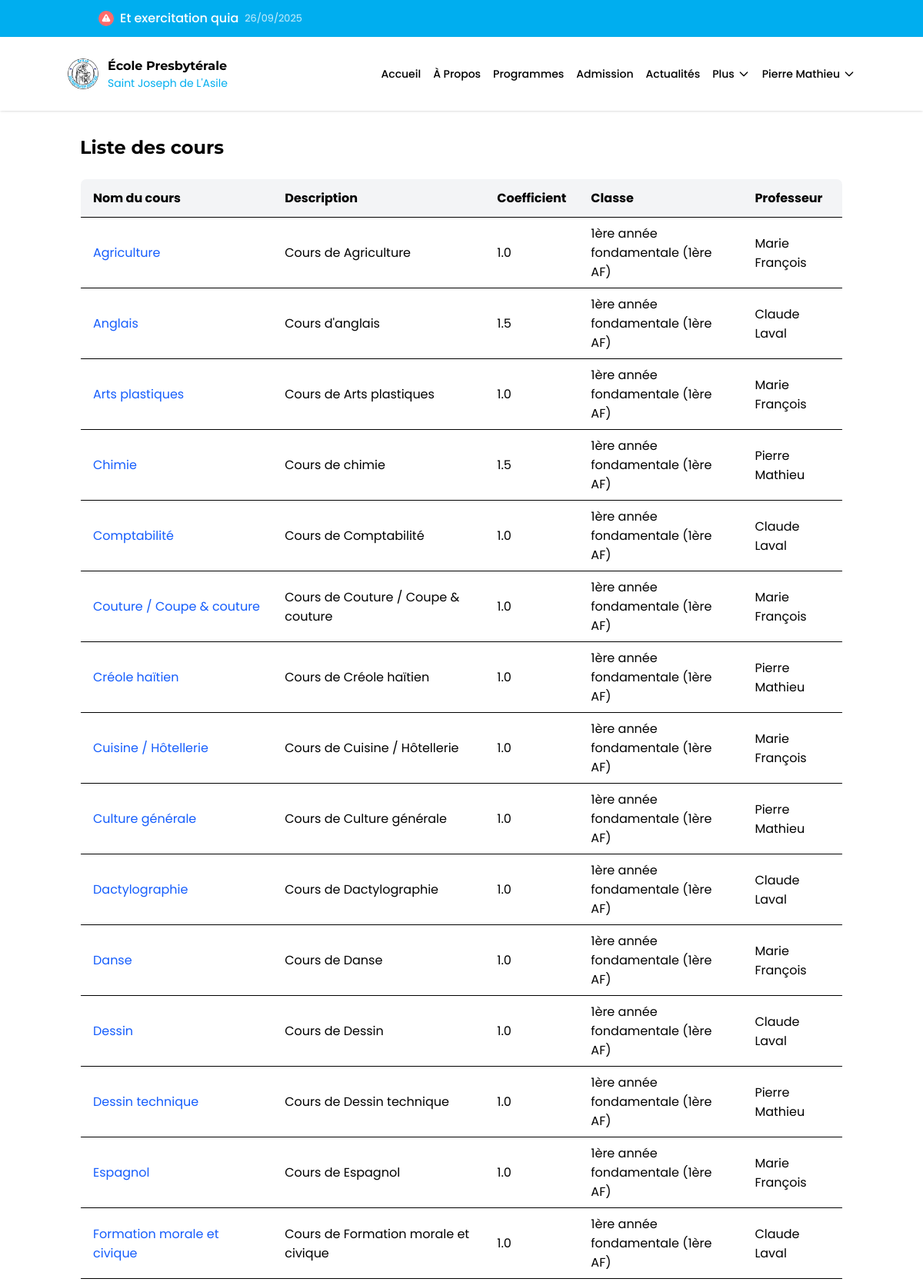
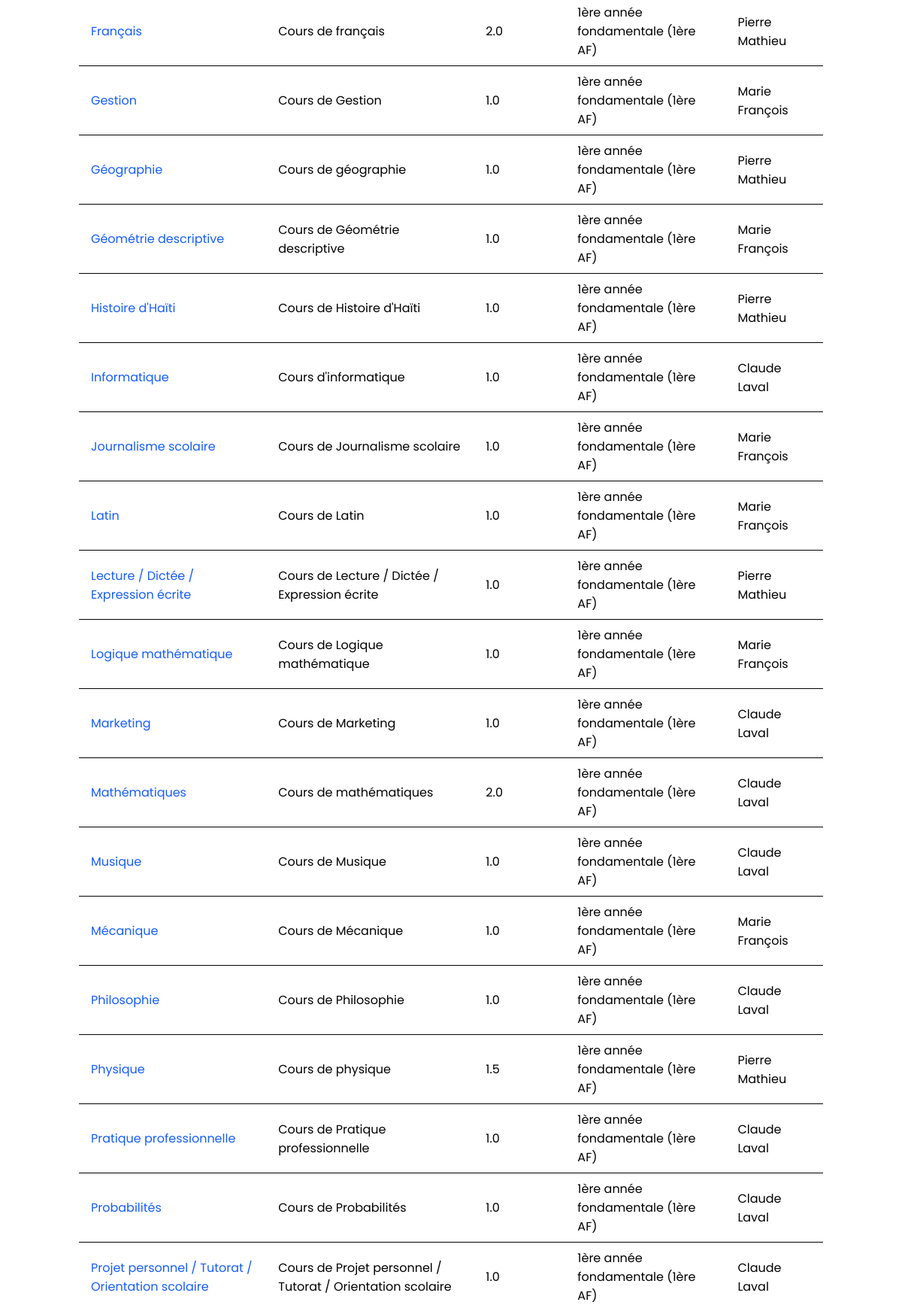
/cours/ (signed in, upper part), run on the app's committed database (2 pictures, top to bottom).
### models.py (models this page shows, shortened)
class Annonce(db.Model):
    __tablename__ = 'annonces'
    id = db.Column(db.Integer, primary_key=True)
    titre = db.Column(db.String(100), nullable=False)
    contenu = db.Column(db.Text, nullable=False)
    date_creation = db.Column(db.DateTime, default=datetime.utcnow)
    date_expiration = db.Column(db.Date)
    public = db.Column(db.Boolean, default=True)
    important = db.Column(db.Boolean, default=False)

class Enseignement(db.Model):
    __tablename__ = 'enseignements'
    id = db.Column(db.Integer, primary_key=True)
    cours_id = db.Column(db.Integer, db.ForeignKey('cours.id'), nullable=False)
    classe_id = db.Column(db.Integer, db.ForeignKey('classes.id'), nullable=False)
    professeur_id = db.Column(db.Integer, db.ForeignKey('users.id'), nullable=False)
    annee_scolaire = db.Column(db.String(9), nullable=False)
    classe = db.relationship('Classe', backref=db.backref('enseignements', lazy=True))
    professeur = db.relationship('User', backref=db.backref('enseignements', lazy=True))

class Cours(db.Model):
    __tablename__ = 'cours'
    id = db.Column(db.Integer, primary_key=True)
    code = db.Column(db.String(10), unique=True, nullable=False)
    nom = db.Column(db.String(100), nullable=False)
    description = db.Column(db.Text)
    coefficient = db.Column(db.Float, default=1.0)
    enseignements = db.relationship('Enseignement', backref='cours', lazy=True)

class Classe(db.Model):
    __tablename__ = 'classes'
    id = db.Column(db.Integer, primary_key=True)
    nom = db.Column(db.String(50), nullable=False)
    niveau = db.Column(db.String(20), nullable=False)
    annee_scolaire = db.Column(db.String(9), nullable=False)
    capacite = db.Column(db.Integer, default=30)
    salle = db.Column(db.String(20))

### modules/cours.py (the view)
@cours_blueprint.route('/')
@login_required
def liste():
    from models import User
    enseignements = (
        db.session.query(Enseignement, Cours, Classe, User)
        .join(Cours, Enseignement.cours_id == Cours.id)
        .join(Classe, Enseignement.classe_id == Classe.id)
        .join(User, Enseignement.professeur_id == User.id)
        .order_by(Classe.niveau, Classe.nom, Cours.nom)
        .all()
    )
    cours_list = []
    for ens, cours, classe, prof in enseignements:
        professeur_nom = f"{prof.prenom} {prof.nom}".strip()
        cours_list.append({
            'id': cours.id,
            'nom': cours.nom,
            'description': cours.description,
            'coefficient': cours.coefficient,
            'classe_nom': classe.nom,
            'professeur_nom': professeur_nom
        })
    return render_template('cours/liste.html', cours=cours_list)

### app.py (called while the page is built)
@login_manager.user_loader
def load_user(user_id):
    return User.query.get(int(user_id))

### templates/cours/liste.html (shortened to what this page needs)
{% extends 'base.html' %}
{% block content %}
<div class="container mx-auto px-4 py-8">
    <h1 class="text-2xl font-bold mb-6">Liste des cours</h1>
    <div class="overflow-x-auto">
        <table class="min-w-full bg-white border border-gray-200 rounded-lg overflow-hidden">
            <thead>
                <tr class="bg-gray-100">
                    <th class="py-3 px-4 border-b text-left">Nom du cours</th>
                    <th class="py-3 px-4 border-b text-left">Description</th>
                    <th class="py-3 px-4 border-b text-left">Coefficient</th>
                    <th class="py-3 px-4 border-b text-left">Classe</th>
                    <th class="py-3 px-4 border-b text-left">Professeur</th>
                </tr>
            </thead>
            <tbody>
                {% for cours in cours %}
                <tr class="border-b hover:bg-gray-50">
                    <td class="py-2 px-4">
                        <a href="{{ url_for('cours.details', cours_id=cours.id) }}" class="text-blue-600 hover:underline">
                            {{ cours.nom }}
                        </a>
                    </td>
                    <td class="py-2 px-4">{{ cours.description or '-' }}</td>
                    <td class="py-2 px-4">{{ cours.coefficient }}</td>
                    <td class="py-2 px-4">{{ cours.classe_nom }}</td>
                    <td class="py-2 px-4">{{ cours.professeur_nom or '-' }}</td>
                </tr>
                {% else %}
                <tr>
                    <td colspan="5" class="py-4 px-4 text-center text-gray-500">Aucun cours trouvé.</td>
                </tr>
                {% endfor %}
            </tbody>
        </table>
    </div>
</div>
{% endblock %}

### templates/base.html (shortened to what this page needs)
<html lang="en">
   <head>
      <script src="https://cdn.jsdelivr.net/npm/@tailwindcss/browser@4"></script>
      <link href="https://unpkg.com/aos@2.3.1/dist/aos.css" rel="stylesheet">
   </head>
   <body>
      <div id="root">
         {% if annonces and annonces|length > 0 %}
         <div class="ticker-wrap w-full">
            <div class="ticker container mx-auto">
               <div class="ticker-track" id="ticker-track">
                  {% for annonce in annonces %}
                  <div class="ticker-item">
                     <a href="{{ url_for('communication.details_annonce', annonce_id=annonce.id) }}" class="ticker-link">
                        {% if annonce.important is defined and annonce.important %}
                        <span class="ticker-icon important">
                        </span>
                        {% else %}
                        <span class="ticker-icon">
                           <svg xmlns="http://www.w3.org/2000/svg" viewBox="0 0 20 20" fill="currentColor">
                              <path fill-rule="evenodd" d="M18 3a1 1 0 00-1.447-.894L8.763 6H5a3 3 0 000 6h.28l1.771 5.316A1 1 0 008 18h1a1 1 0 001-1v-4.382l6.553 3.276A1 1 0 0018 15V3z" clip-rule="evenodd" />
                           </svg>
                        </span>
                        {% endif %}
                        <span class="ticker-title">{{ annonce.titre }}</span>
                        <span class="ticker-date">{{ annonce.date_creation.strftime('%d/%m/%Y') }}</span>
                     </a>
                  </div>
                  {% endfor %}
               </div>
            </div>
         </div>
         {% endif %}
         <header class="sticky top-0 z-50 w-full bg-white/90 backdrop-blur-md shadow-sm">
            <div class="container mx-auto">
               <div class="flex h-24 items-center justify-between">
                     <div class="flex items-center">
                        <a href="#" class="flex items-center">
                           <img src="/static/assets/logo.jpg" alt="École Presbytérale Saint Joseph de L'Asile" class="h-10 w-10 rounded-full">
                           <div class="ml-3">
                              <h1 class="text-sm font-bold text-black md:text-base">École Presbytérale</h1>
                              <p class="text-xs text-[#00AEEF] md:text-sm">Saint Joseph de L'Asile</p>
                           </div>
                        </a>
                     </div>
                     <nav class="hidden lg:flex lg:items-center lg:space-x-4">
                       <a href="{{ url_for('accueil') }}" class="text-sm font-medium text-black hover:text-[#00AEEF]">Accueil</a>
                       <a href="{{ url_for('a_propos') }}" class="text-sm font-medium text-black hover:text-[#00AEEF]">À Propos</a>
                       <a href="{{ url_for('programmes') }}" class="text-sm font-medium text-black hover:text-[#00AEEF]">Programmes</a>
                       <a href="{{ url_for('admission') }}" class="text-sm font-medium text-black hover:text-[#00AEEF]">Admission</a>
                       <a href="{{ url_for('evenements') }}" class="text-sm font-medium text-black hover:text-[#00AEEF]">Actualités</a>
                       <div class="relative group">
                           <button class="flex items-center text-sm font-medium text-black hover:text-[#00AEEF]">
                               Plus
                               <svg xmlns="http://www.w3.org/2000/svg" class="h-4 w-4 ml-1" fill="none" viewBox="0 0 24 24" stroke="currentColor">
                                   <path stroke-linecap="round" stroke-linejoin="round" stroke-width="2" d="M19 9l-7 7-7-7" />
                               </svg>
                           </button>
                       </div>
                       {% if session.get('user_id') %}
                           <div class="relative group">
                               <button class="flex items-center text-sm font-medium text-black hover:text-[#00AEEF]">
                                   {{ session.get('user_name', 'Utilisateur') }}
                                   <svg xmlns="http://www.w3.org/2000/svg" class="h-4 w-4 ml-1" fill="none" viewBox="0 0 24 24" stroke="currentColor">
                                       <path stroke-linecap="round" stroke-linejoin="round" stroke-width="2" d="M19 9l-7 7-7-7" />
                                   </svg>
                               </button>
                           </div>
                       {% else %}
                           <a href="{{ url_for('auth.login') }}" class="text-sm font-medium text-black hover:text-[#00AEEF]">Connexion</a>
                       {% endif %}
                       </nav>
                  </div>
               </div>
            </header>
            {% block content %}
            {% endblock %}
      </div>
   </body>
</html>

### templates/base.html (style rules this page uses)
body { font-family: 'Poppins', sans-serif; }
h1, h2, h3, h4, h5, h6 { font-family: 'Montserrat', sans-serif; }
.ticker-wrap { position: relative; background: #00AEEF; color: white; padding: 8px 0; overflow: hidden; margin: 0; z-index: 40; }
.ticker { position: relative; width: 100%; overflow: hidden; padding: 0 8px; }
.ticker-track { display: flex; position: relative; white-space: nowrap; }
.ticker-item { flex-shrink: 0; padding: 0 20px; }
.ticker-link { display: inline-flex; align-items: center; padding: 4px 12px; border-radius: 4px; color: white; text-decoration: none; transition: all 0.2s ease; }
.ticker-icon { display: inline-flex; align-items: center; justify-content: center; width: 20px; height: 20px; margin-right: 8px; background: rgba(255, 255, 255, 0.2); border-radius: 50%; }
.ticker-icon svg { width: 14px; height: 14px; color: white; }
.ticker-icon.important { background: #ff6b6b; }
.ticker-icon.important svg { color: white; }
.ticker-title { font-weight: 500; margin-right: 8px; }
.ticker-date { font-size: 0.8rem; opacity: 0.8; }

### data on the page
Annonce: important True (drawn), titre "Et exercitation quia", date_creation "26/09/2025"
Enseignement: nom "Agriculture", description "Cours de Agriculture", coefficient "1.0", classe_nom "1ère année fondamentale (1ère AF)", professeur_nom "Marie François"
Cours: nom "Anglais", description "Cours d'anglais", coefficient "1.5"
Classe: classe_nom "1ère année fondamentale (1ère AF)" "1ère année fondamentale (1ère AF)" "1ère année fondamentale (1ère AF)" "1ère année fondamentale (1ère AF)" "1ère année fondamentale (1ère AF)" "1ère année fondamentale (1ère AF)" "1ère année fondamentale (1ère AF)" "1ère année fondamentale (1ère AF)" "1ère année fondamentale (1ère AF)" "1ère année fondamentale (1ère AF)" "1ère année fondamentale (1ère AF)" "1ère année fondamentale (1ère AF)" "1ère année fondamentale (1ère AF)" "1ère année fondamentale (1ère AF)" "1ère année fondamentale (1ère AF)" "1ère année fondamentale (1ère AF)" "1ère année fondamentale (1ère AF)" "1ère année fondamentale (1ère AF)" "1ère année fondamentale (1ère AF)" "1ère année fondamentale (1ère AF)" "1ère année fondamentale (1ère AF)" "1ère année fondamentale (1ère AF)" "1ère année fondamentale (1ère AF)" "1ère année fondamentale (1ère AF)" "1ère année fondamentale (1ère AF)" "1ère année fondamentale (1ère AF)" "1ère année fondamentale (1ère AF)" "1ère année fondamentale (1ère AF)" "1ère année fondamentale (1ère AF)" "1ère année fondamentale (1ère AF)" "1ère année fondamentale (1ère AF)" "1ère année fondamentale (1ère AF)" "1ère année fondamentale (1ère AF)"
Cours: nom "Arts plastiques", description "Cours de Arts plastiques", coefficient "1.0"
Cours: nom "Chimie", description "Cours de chimie", coefficient "1.5"
Cours: nom "Comptabilité", description "Cours de Comptabilité", coefficient "1.0"
Cours: nom "Couture / Coupe & couture", description "Cours de Couture / Coupe & couture", coefficient "1.0"
Cours: nom "Créole haïtien", description "Cours de Créole haïtien", coefficient "1.0"
Cours: nom "Cuisine / Hôtellerie", description "Cours de Cuisine / Hôtellerie", coefficient "1.0"
Cours: nom "Culture générale", description "Cours de Culture générale", coefficient "1.0"
Cours: nom "Dactylographie", description "Cours de Dactylographie", coefficient "1.0"
Cours: nom "Danse", description "Cours de Danse", coefficient "1.0"
Cours: nom "Dessin", description "Cours de Dessin", coefficient "1.0"
Cours: nom "Dessin technique", description "Cours de Dessin technique", coefficient "1.0"
Cours: nom "Espagnol", description "Cours de Espagnol", coefficient "1.0"
Cours: nom "Formation morale et civique", description "Cours de Formation morale et civique", coefficient "1.0"
Cours: nom "Français", description "Cours de français", coefficient "2.0"
Cours: nom "Gestion", description "Cours de Gestion", coefficient "1.0"
Cours: nom "Géographie", description "Cours de géographie", coefficient "1.0"
Cours: nom "Géométrie descriptive", description "Cours de Géométrie descriptive", coefficient "1.0"
Cours: nom "Histoire d'Haïti", description "Cours de Histoire d'Haïti", coefficient "1.0"
Cours: nom "Informatique", description "Cours d'informatique", coefficient "1.0"
Cours: nom "Journalisme scolaire", description "Cours de Journalisme scolaire", coefficient "1.0"
Cours: nom "Latin", description "Cours de Latin", coefficient "1.0"
Cours: nom "Lecture / Dictée / Expression écrite", description "Cours de Lecture / Dictée / Expression écrite", coefficient "1.0"
Cours: nom "Logique mathématique", description "Cours de Logique mathématique", coefficient "1.0"
Cours: nom "Marketing", description "Cours de Marketing", coefficient "1.0"
Cours: nom "Mathématiques", description "Cours de mathématiques", coefficient "2.0"
Cours: nom "Musique", description "Cours de Musique", coefficient "1.0"
Cours: nom "Mécanique", description "Cours de Mécanique", coefficient "1.0"
Cours: nom "Philosophie", description "Cours de Philosophie", coefficient "1.0"
Cours: nom "Physique", description "Cours de physique", coefficient "1.5"
Cours: nom "Pratique professionnelle", description "Cours de Pratique professionnelle", coefficient "1.0"
Cours: nom "Probabilités", description "Cours de Probabilités", coefficient "1.0"
Cours: nom "Projet personnel / Tutorat / Orientation scolaire", description "Cours de Projet personnel / Tutorat / Orientation scolaire", coefficient "1.0"

### other printed values
{{ session.get('user_name', 'Utilisateur') }} "Pierre Mathieu"
{{ cours.professeur_nom or '-' }} "Claude Laval" "Marie François" "Pierre Mathieu" "Claude Laval" "Marie François" "Pierre Mathieu" "Marie François" "Pierre Mathieu" "Claude Laval" "Marie François" "Claude Laval" "Pierre Mathieu" "Marie François" "Claude Laval" "Pierre Mathieu" "Marie François" "Pierre Mathieu" "Marie François" "Pierre Mathieu" "Claude Laval" "Marie François" "Marie François" "Pierre Mathieu" "Marie François" "Claude Laval" "Claude Laval" "Claude Laval" "Marie François" "Claude Laval" "Pierre Mathieu" "Claude Laval" "Claude Laval" "Claude Laval"
